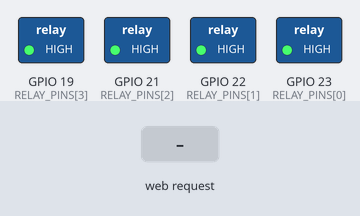
Bench run of a sketch on a simulated ESP32. On the bench: switched loads named in the sketch (green lamp = pin HIGH). Inputs (shaded band) come from the test bench. WiFi joins after 1.5 s; servers stay silent unless stated; what the sketch prints to the serial monitor is not drawn.

Above: at 2.8 s.
2.9 s: HTTP request GET /api/relay?ch=1&state=1 received
At 3.9 s:
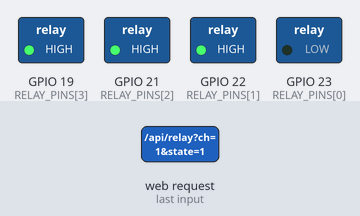
Timing chart, 0 to 5.9 s (numbered marks = the images above; inputs shaded):
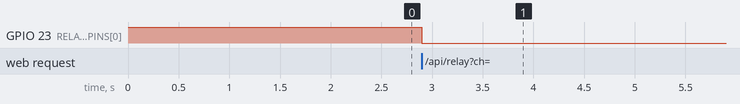

The sketch:

esp32_relay_webserver.ino
```cpp
/*
 * ESP32 4-Channel Relay Web Server
 * ------------------------------------------------------------
 * Board     : ESP32 (any dev board) - Arduino-ESP32 core 2.x or 3.x
 * Libraries : none (WiFi, WebServer and ESPmDNS ship with the core)
 *
 * Open http://esp32-relay.local/ (or the IP printed on Serial) from a phone or PC
 * on the same network to switch the four relays.
 *
 * REST API
 *   GET /api/relays                     -> {"relays":[false,false,false,false]}
 *   GET /api/relay?ch=1&state=1         -> switch channel 1 ON  (state=0 for OFF)
 *
 * SECURITY: there is no authentication. Keep this on your home LAN and never
 * expose it to the internet. Relays that switch mains voltage need a proper,
 * insulated enclosure.
 */
#include <WiFi.h>
#include <WebServer.h>
#include <ESPmDNS.h>

// ---- User settings ----------------------------------------------------------
const char* WIFI_SSID = "YOUR_WIFI_NAME";
const char* WIFI_PASS = "YOUR_WIFI_PASSWORD";
const char* HOSTNAME  = "esp32-relay";

const uint8_t RELAY_COUNT = 4;
const uint8_t RELAY_PINS[RELAY_COUNT] = {23, 22, 21, 19};  // GPIOs wired to IN1..IN4
const bool    ACTIVE_LOW = true;   // most relay modules switch ON when the pin is LOW
// ------------------------------------------------------------------------------

WebServer server(80);
bool relayState[RELAY_COUNT] = {false, false, false, false};

const char INDEX_HTML[] PROGMEM = R"rawliteral(
<!doctype html><html><head><meta charset="utf-8">
<meta name="viewport" content="width=device-width,initial-scale=1">
<title>ESP32 Relays</title>
<style>
body{font-family:system-ui,sans-serif;margin:0;padding:20px;background:#10131b;color:#f1f4fa}
h1{font-size:20px;margin:0 0 16px}
.grid{display:grid;grid-template-columns:repeat(2,1fr);gap:12px;max-width:420px}
button{padding:24px 10px;font-size:17px;border:0;border-radius:14px;color:#fff;background:#3a4256}
button.on{background:#2fb344}
</style></head><body>
<h1>ESP32 Relay Control</h1>
<div class="grid" id="g"></div>
<script>
const g = document.getElementById('g');
function paint(s) {
  s.relays.forEach((on, i) => {
    const b = document.getElementById('r' + (i + 1));
    b.classList.toggle('on', on);
    b.textContent = 'Relay ' + (i + 1) + (on ? ': ON' : ': OFF');
  });
}
for (let i = 1; i <= 4; i++) {
  const b = document.createElement('button');
  b.id = 'r' + i;
  b.onclick = () => fetch('/api/relay?ch=' + i + '&state=' + (b.classList.contains('on') ? 0 : 1))
    .then(r => r.json()).then(paint);
  g.append(b);
}
function poll() { fetch('/api/relays').then(r => r.json()).then(paint).catch(() => {}); }
poll();
setInterval(poll, 3000);
</script></body></html>
)rawliteral";

// Drive one relay pin according to relayState[] and the ACTIVE_LOW setting.
void applyRelay(uint8_t index) {
  const bool pinHigh = relayState[index] ? !ACTIVE_LOW : ACTIVE_LOW;
  digitalWrite(RELAY_PINS[index], pinHigh ? HIGH : LOW);
}

void sendStatus() {
  String json = "{\"relays\":[";
  for (uint8_t i = 0; i < RELAY_COUNT; i++) {
    json += relayState[i] ? "true" : "false";
    if (i < RELAY_COUNT - 1) json += ',';
  }
  json += "]}";
  server.send(200, "application/json", json);
}

void handleRelaySet() {
  if (!server.hasArg("ch") || !server.hasArg("state")) {
    server.send(400, "application/json", "{\"error\":\"ch and state are required\"}");
    return;
  }
  const int channel = server.arg("ch").toInt();
  const int state   = server.arg("state").toInt();
  if (channel < 1 || channel > RELAY_COUNT) {
    server.send(400, "application/json", "{\"error\":\"ch must be 1-4\"}");
    return;
  }
  relayState[channel - 1] = (state != 0);
  applyRelay(channel - 1);
  Serial.printf("Relay %d -> %s\n", channel, relayState[channel - 1] ? "ON" : "OFF");
  sendStatus();
}

void connectWiFi() {
  WiFi.mode(WIFI_STA);
  WiFi.setHostname(HOSTNAME);
  WiFi.begin(WIFI_SSID, WIFI_PASS);
  Serial.print("Connecting to Wi-Fi");
  const uint32_t started = millis();
  while (WiFi.status() != WL_CONNECTED && millis() - started < 20000) {
    delay(400);
    Serial.print('.');
  }
  if (WiFi.status() == WL_CONNECTED) {
    Serial.printf("\nConnected. IP: %s\n", WiFi.localIP().toString().c_str());
  } else {
    Serial.println("\nWi-Fi not connected yet - will keep retrying in loop().");
  }
}

void setup() {
  Serial.begin(115200);

  for (uint8_t i = 0; i < RELAY_COUNT; i++) {
    pinMode(RELAY_PINS[i], OUTPUT);
    applyRelay(i);                       // start with every relay OFF
  }

  connectWiFi();
  if (MDNS.begin(HOSTNAME)) {
    MDNS.addService("http", "tcp", 80);
  }

  server.on("/", HTTP_GET, []() { server.send_P(200, "text/html", INDEX_HTML); });
  server.on("/api/relays", HTTP_GET, sendStatus);
  server.on("/api/relay", HTTP_GET, handleRelaySet);
  server.onNotFound([]() { server.send(404, "text/plain", "Not found"); });
  server.begin();
  Serial.println("HTTP server started");
}

void loop() {
  server.handleClient();

  // Non-blocking Wi-Fi watchdog: retry every 10 seconds while disconnected.
  static uint32_t lastCheck = 0;
  if (millis() - lastCheck > 10000) {
    lastCheck = millis();
    if (WiFi.status() != WL_CONNECTED) {
      Serial.println("Wi-Fi lost, reconnecting...");
      WiFi.disconnect();
      WiFi.begin(WIFI_SSID, WIFI_PASS);
    }
  }
}
```

Measured:
- after the input at 2.9 s, GPIO 23 (RELAY_PINS[0]): HIGH → LOW at once
